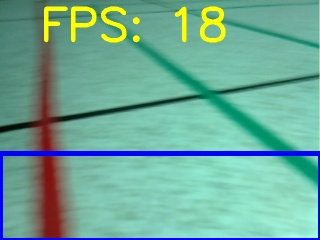
#> input picture photos/green.png, 320 x 240 px
$ python color.py
#> lines starting #> are read from the running program, lines starting #| are printed output that depends on the picture; after the words box and inside, x2 and y2 are one past the last pixel; in counts of white or black regions, pixels touching at a corner belong together
import cv2
import numpy


def nothing(*arg):
    pass


# Initial HSV GUI slider values to load on program start.
icol = (35, 43, 46, 77, 255, 255)
# Lower range colour sliders.
cv2.namedWindow('colorTest')
cv2.createTrackbar('lowHue', 'colorTest', icol[0], 255, nothing)
cv2.createTrackbar('lowSat', 'colorTest', icol[1], 255, nothing)
cv2.createTrackbar('lowVal', 'colorTest', icol[2], 255, nothing)
# Higher range colour sliders.
cv2.createTrackbar('highHue', 'colorTest', icol[3], 255, nothing)
cv2.createTrackbar('highSat', 'colorTest', icol[4], 255, nothing)
cv2.createTrackbar('highVal', 'colorTest', icol[5], 255, nothing)
# Raspberry pi file path example.
# frame = cv2.imread('/home/pi/python3/opencv/color-test/colour-circles-test.jpg')
# Windows file path example.
frame = cv2.imread('./photos/green.png')
#> frame is the input picture: shape (240, 320, 3); mean B, G, R 152.1, 168.9, 110.2

while True:
    # Get HSV values from the GUI sliders.
    lowHue = cv2.getTrackbarPos('lowHue', 'colorTest')
    lowSat = cv2.getTrackbarPos('lowSat', 'colorTest')
    lowVal = cv2.getTrackbarPos('lowVal', 'colorTest')
    highHue = cv2.getTrackbarPos('highHue', 'colorTest')
    highSat = cv2.getTrackbarPos('highSat', 'colorTest')
    highVal = cv2.getTrackbarPos('highVal', 'colorTest')
    # Show the original image.
    cv2.imshow('frame', frame)

    # Blur methods available, comment or uncomment to try different blur methods.
    frameBGR = cv2.GaussianBlur(frame, (7, 7), 0)
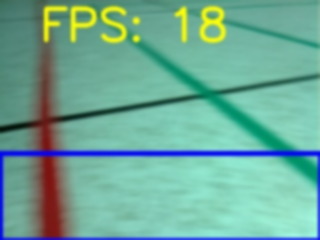
#> frameBGR: shape (240, 320, 3); mean B, G, R 152, 169, 110.3
    # frameBGR = cv2.medianBlur(frameBGR, 7)
    # frameBGR = cv2.bilateralFilter(frameBGR, 15 ,75, 75)
    # Show blurred image.
    cv2.imshow('blurred', frameBGR)
    # HSV (Hue, Saturation, Value).
    # Convert the frame to HSV colour model.
    hsv = cv2.cvtColor(frameBGR, cv2.COLOR_BGR2HSV)
#> hsv: shape (240, 320, 3); mean H, S, V 76.5, 109.2, 179.2
    # HSV values to define a colour range.
    colorLow = numpy.array([lowHue, lowSat, lowVal])
    colorHigh = numpy.array([highHue, highSat, highVal])
    mask = cv2.inRange(hsv, colorLow, colorHigh)
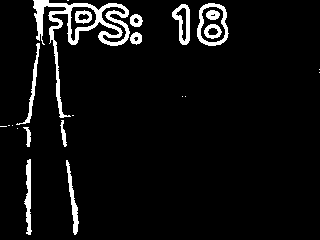
#> mask: shape (240, 320); 5.9% white; 23 white regions (10 under 20 px), largest, box (x1, y1, x2, y2) and area: (33, 0, 130, 118) 2035, (197, 3, 229, 46) 433, (172, 4, 190, 45) 353
    # Show the first mask
    cv2.imshow('mask-plain', mask)

    kernal = cv2.getStructuringElement(cv2.MORPH_ELLIPSE, (7, 7))
    mask = cv2.morphologyEx(mask, cv2.MORPH_CLOSE, kernal)
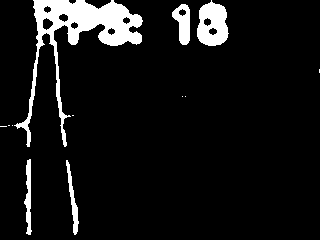
#> mask: shape (240, 320); 8.2% white; 12 white regions (7 under 20 px), largest, box (x1, y1, x2, y2) and area: (14, 0, 143, 147) 4084, (197, 0, 229, 46) 1040, (172, 4, 190, 45) 463, (24, 159, 32, 235) 341, (66, 160, 79, 235) 318
    mask = cv2.morphologyEx(mask, cv2.MORPH_OPEN, kernal)
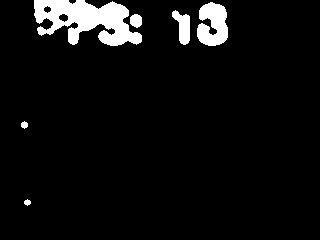
#> mask: shape (240, 320); 5.9% white; 6 white regions, box (x1, y1, x2, y2) and area: (34, 0, 142, 46) 2966, (197, 2, 228, 46) 1012, (172, 10, 190, 45) 374, (130, 14, 142, 28) 134, (21, 121, 28, 129) 40, (24, 199, 31, 206) 33

    # Show morphological transformation mask
    cv2.imshow('mask', mask)

    # Put mask over top of the original image.
    result = cv2.bitwise_and(frame, frame, mask=mask)
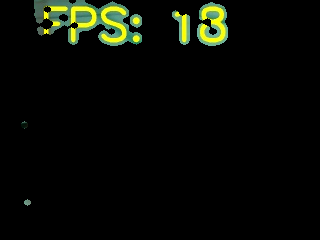
#> result: shape (240, 320, 3); mean B, G, R 5, 10.7, 8.5

    # Show final output image
    cv2.imshow('colorTest', result)

    k = cv2.waitKey(5) & 0xFF
#> (key Esc is pressed here)
    if k == 27:
        break
cv2.destroyAllWindows()
